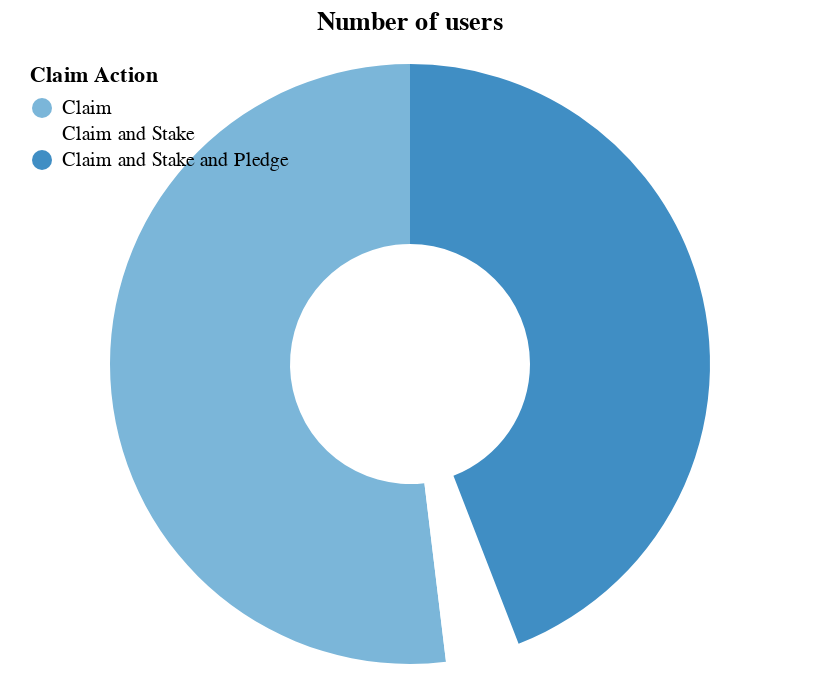

Notebook cell for this chart:
### Code cell
cp.n_users_actions_total(dp.prism_claim_df)

### Figure 1 — Vega-Lite specification as saved in the notebook (floating-point values rounded to 4 significant figures)
{"config": {"view": {"continuousWidth": 400, "continuousHeight": 300, "strokeOpacity": 0}}, "data": {"name": "data-4fbb90dd85bfc576315265b2c4a7d90d"}, "mark": {"type": "arc", "innerRadius": 60}, "encoding": {"color": {"field": "Claim Action", "legend": {"direction": "vertical", "legendY": -10, "orient": "none", "padding": 10}, "scale": {"domain": ["Claim", "Claim and Stake", "Claim and Stake and Pledge"], "range": ["#7bb6d9", "#ffffff", "#408ec4"]}, "type": "nominal"}, "theta": {"field": "Number of users", "type": "quantitative"}, "tooltip": [{"field": "Claim Action", "type": "nominal"}, {"field": "Number of users", "type": "quantitative"}]}, "title": "Number of users", "$schema": "https://vega.github.io/schema/vega-lite/v4.17.0.json", "datasets": {"data-4fbb90dd85bfc576315265b2c4a7d90d": [{"Claim Action": "Claim", "Number of users": 339}, {"Claim Action": "Claim and Stake", "Number of users": 26}, {"Claim Action": "Claim and Stake and Pledge", "Number of users": 288}]}}
